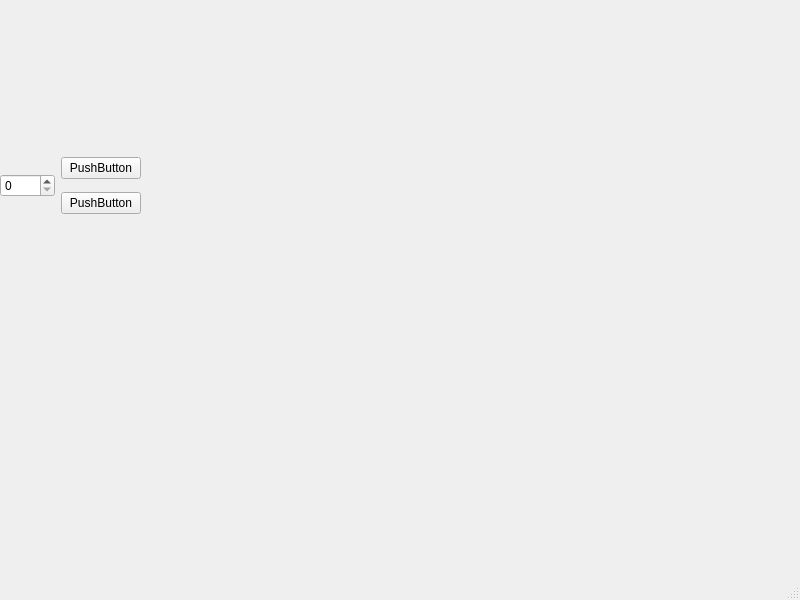
<?xml version="1.0" encoding="UTF-8"?>
<ui version="4.0">
 <class>MainWindow</class>
 <widget class="QMainWindow" name="MainWindow">
  <property name="geometry">
   <rect>
    <x>0</x>
    <y>0</y>
    <width>800</width>
    <height>600</height>
   </rect>
  </property>
  <property name="windowTitle">
   <string>MainWindow</string>
  </property>
  <widget class="QWidget" name="centralwidget">
   <widget class="QWidget" name="">
    <property name="geometry">
     <rect>
      <x>0</x>
      <y>150</y>
      <width>141</width>
      <height>71</height>
     </rect>
    </property>
    <layout class="QHBoxLayout" name="horizontalLayout">
     <item>
      <widget class="QSpinBox" name="spinBox"/>
     </item>
     <item>
      <layout class="QVBoxLayout" name="verticalLayout">
       <item>
        <widget class="QPushButton" name="pushButton">
         <property name="text">
          <string>PushButton</string>
         </property>
        </widget>
       </item>
       <item>
        <widget class="QPushButton" name="pushButton_2">
         <property name="text">
          <string>PushButton</string>
         </property>
        </widget>
       </item>
      </layout>
     </item>
    </layout>
   </widget>
  </widget>
  <widget class="QMenuBar" name="menubar">
   <property name="geometry">
    <rect>
     <x>0</x>
     <y>0</y>
     <width>800</width>
     <height>17</height>
    </rect>
   </property>
  </widget>
  <widget class="QStatusBar" name="statusbar"/>
 </widget>
 <resources/>
 <connections/>
</ui>
